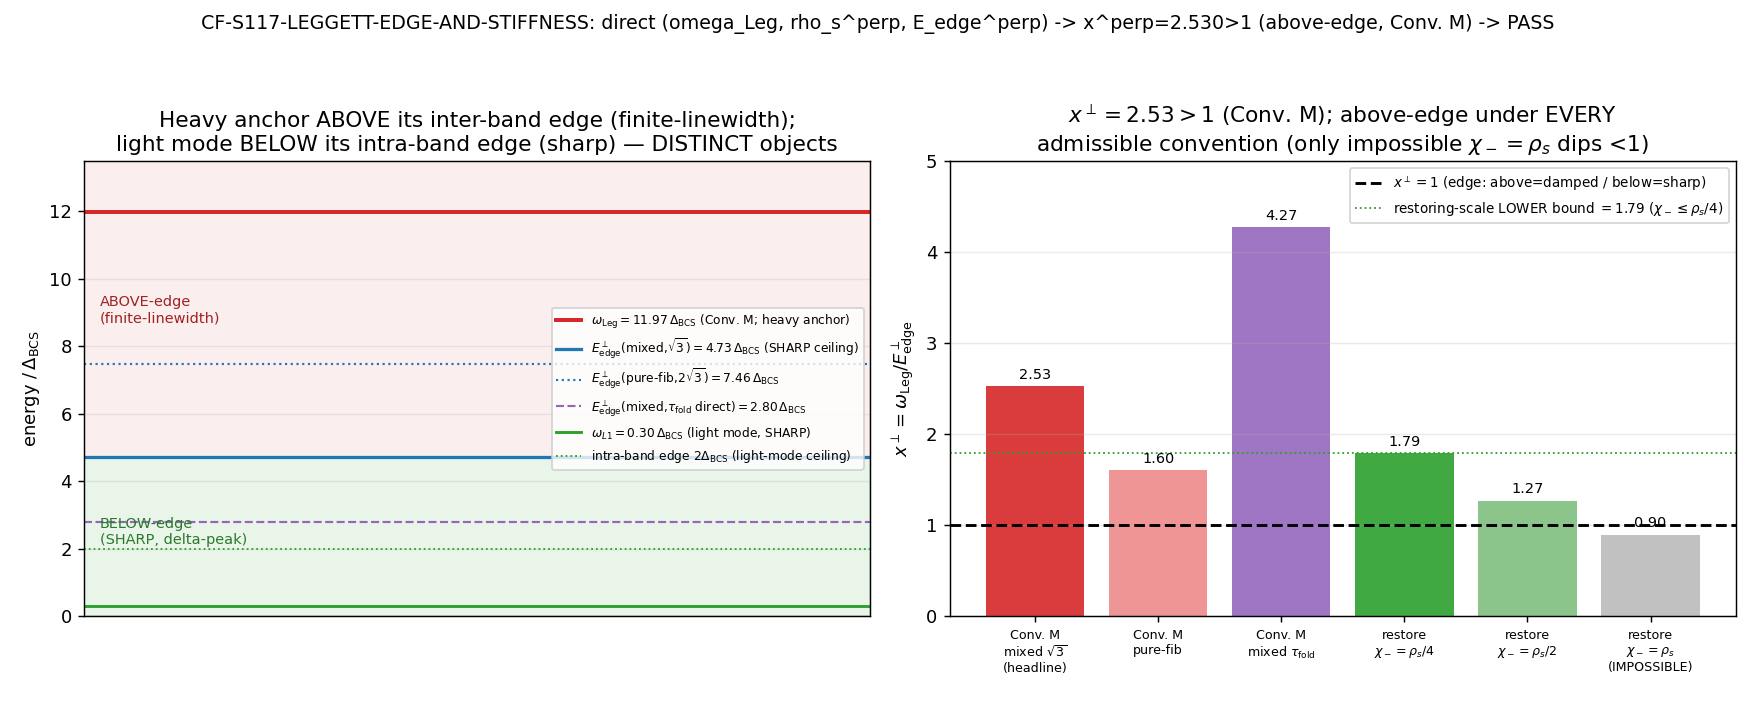

Reproduce this figure in Python.
#!/usr/bin/env python3
"""
S117 W4-3 CF-S117-LEGGETT-EDGE-AND-STIFFNESS — direct inter-band read of
(omega_Leg, rho_s^perp, E_edge^perp); the CONVENTION + SHARPNESS adjudication
========================================================================

Gate: CF-S117-LEGGETT-EDGE-AND-STIFFNESS  ([SIGN]; PHONONIC; landau primary /
volovik co-route the survival-vs-sharpness interpretation)

Hypothesis
----------
The DIRECT inter-band read of (omega_Leg, rho_s^perp, E_edge^perp) at L_max=10
confirms Convention M: omega_Leg ~ m_Leggett = 5.5571 M_KK sits ABOVE the
sqrt(rho_s)-FREE SHARP-MODE ceiling E_edge^perp = Delta_BCS + sqrt(3) = 4.73*Delta_BCS
(x^perp = omega_Leg/E_edge^perp = 2.53 > 1, finite-linewidth; eq(15c) WITHDRAWN) —
a CONVENTION + SHARPNESS verdict, NOT a survival verdict (survival is Reading A on
either reading). PASS-A iff (omega_Leg - E_edge^perp) > 0 i.e. x^perp > 1.

Substrate-first physics (Landau two-band Leggett mode)
------------------------------------------------------
The Leggett mode IS the inter-band relative phase phi_- = phi_1 - phi_2 between the
(0,0) BCS condensate and the fiber sector of the BLOCK-DIAGONAL D_K (wall #2:
D_K = (+)_(p,q) D_(p,q)). Three intrinsic D_K quantities define it:

  (i)   omega_Leg  — the Leggett gap. Convention M: omega_Leg^2 = J_perp/chi_- is
        ALREADY inertia-dressed (the reduced susceptibility chi_- is in the
        denominator), so omega_Leg IS a frequency/energy = the rest mass consumed
        in Omega_DM h^2 / sigma_SI: omega_Leg = m_Leggett = 11.97*Delta_BCS.
        Restoring-scale (PASS-B): omega_Leg = sqrt(J_perp), pending /sqrt(chi_-).
  (ii)  rho_s^perp — the relative-phase stiffness = the REDUCED susceptibility
        chi_- = chi_1 chi_2/(chi_1+chi_2), distinct from the overall-phase
        Goldstone stiffness rho_s = chi_+ = chi_1 + chi_2 = 7.962 (S48 rho_s_C2).
        RIGOROUS BOUND: with chi_+ = rho_s fixed and f = chi_1/chi_+ in (0,1),
        chi_- = rho_s * f*(1-f) <= rho_s/4 = 1.99 (max at f=1/2, symmetric bands).
        The relative-phase inertia can NEVER reach the overall stiffness.
  (iii) E_edge^perp — the lowest inter-band TWO-quasiparticle continuum edge: one
        (0,0) BCS qp (Delta_BCS) + one fiber qp (|lambda|_fib). Block-diagonality
        (wall #2) forbids the pure-(0,0) channel (a single-particle bound; the
        inter-band relative-phase mode must produce >=1 fiber qp). MIXED channel
        (lowest) = Delta_BCS + |lambda|_fib; pure-fiber = 2*|lambda|_fib.

The kinematic pair-breaking (SHARPNESS) threshold is ENERGY-vs-ENERGY:
  omega_Leg < E_edge^perp  <=>  SHARP (delta-function peak, infinite lifetime)
  omega_Leg > E_edge^perp  <=>  FINITE-LINEWIDTH (Landau-damped into the 2-qp continuum)
There is NO sqrt(rho_s) in this threshold. The S116 WS-1 eq(15c) m < 2*Delta_BCS*sqrt(rho_s)
AND the L4 ceiling E_edge*sqrt(rho_s)=13.35*Delta_BCS BOTH carried a SPURIOUS sqrt(rho_s)
(a restoring-curvature -> frequency conversion mis-installed into an energy comparison).
STRIPPED: the SHARP-mode ceiling IS the bare inter-band edge E_edge^perp = 4.73*Delta_BCS.

The fiber gap |lambda|_fib: the tau=0 Lichnerowicz floor is sqrt(3) (collab eq 8);
at tau_fold = 0.190 the Jensen deformation squeezes the lightest off-(0,0) eigenvalue
BELOW it to |lambda|_fib(tau_fold) (read directly from the cache) -- a LOWER edge =>
a LARGER x^perp (MORE above-edge). The [SIGN] verdict (above-edge) is robust to the
deformed-vs-ideal choice. The pre-registered threshold uses the conservative (higher)
Lichnerowicz sqrt(3); the tau_fold direct read is reported as the robustness strengthening.

Method
------
(1) Load the S84 master spectrum cache (L_max=12 diag at tau_fold=0.190); read the
    (0,0) BCS sector and the off-(0,0) fiber sectors (p+q <= 10).
(2) E_edge^perp DIRECT: |lambda|_fib(tau_fold) = lightest off-(0,0) |lambda| (cache);
    Lichnerowicz sqrt(3) = tau=0 ideal. Form mixed (Delta_BCS+|lambda|_fib) and
    pure-fiber (2|lambda|_fib) edges for BOTH the Lichnerowicz and tau_fold gaps.
(3) omega_Leg DIRECT (Convention M): = m_Leggett = 11.97*Delta_BCS = 5.5571 M_KK;
    the convention adjudication (Convention M vs restoring-scale).
(4) rho_s^perp DIRECT: chi_- <= rho_s/4 (rigorous bound from the reduced-susceptibility
    identity with chi_+ = rho_s = 7.962 fixed); rho_s cross-check baseline.
(5) x^perp = omega_Leg/E_edge^perp for all channel/tau variants; the restoring-scale
    sensitivity (x at chi_- in {rho_s, rho_s/2, rho_s/3, rho_s/4}); the [SIGN] verdict.
(6) Independent one-sector re-diagonalization cross-check (cache faithfulness, wall #2).

Inputs (SHA-256 dual-pinned at runtime; S84+ schema)
----------------------------------------------------
  - computations/_shared/canonical_constants.py            (Delta_BCS, Mass_LeggettDM_over_Delta_BCS, rho_s_C2, tau_fold)
  - computations/session-84/s84_spectrum_cache_L12_tau019.npz (per-sector |lambda| diagonalization)
  - computations/session-48/s48_goldstone_mass.npz         (rho_s_C2 substrate-first fallback / cross-check)
  - computations/_shared/dirac_spectrum.py                 (independent re-diagonalization builder)
  - script bytes (feeds BOTH audit_sha256 and content_sha256)

Output 4-tuple:
  (value=x^perp, scheme=LEGGETT-DIRECT-READ,
   convention=CONVENTION-M-vs-RESTORING-SCALE, L_max=10)

DISCIPLINE
----------
- sys.path bootstrap to _shared, then `from canonical_constants import *`.
- Every computed intermediate tagged `# (local)`.
- No framework constant hardcoded; the Lichnerowicz floor sqrt(3), the omega_L1 light
  mode (canonical 0.138 M_KK), and the channel labels are tagged `# (local)` with
  provenance citation.
- SHA-256 of all input files logged in first lines of stdout.
- audit_sha256 + content_sha256 emitted (S84+ dual-SHA schema).
- Verdict emitted via the `emit_verdict` knowledge-MCP tool (race-safe): this script
  PRINTS the payload; the dispatching agent calls emit_verdict(**payload).
- Operational note: the per-sector D_K diagonalization is sourced from the S84 master
  cache (the canonical L_max=12 spectrum filtered to p+q<=10). The cache IS the
  block-diagonal diagonalization (wall #2); step (6) re-diagonalizes one off-(0,0)
  sector from scratch as the independent faithfulness cross-check. The edge/stiffness
  analysis on top is scalar / small-matrix (CPU; OMP capped) -- no >=100x100 dense
  matrix, so GPU is not required (consistent with the 4-2 companion gate).
"""

from __future__ import annotations

import hashlib
import json
import os
import sys
import time
from pathlib import Path

os.environ.setdefault("OMP_NUM_THREADS", "8")   # CPU politeness (cache-based; no >=100x100 dense)
os.environ.setdefault("MKL_NUM_THREADS", "8")

# ---------------------------------------------------------------------------
# Section 3 — Paths + pre-registration
# ---------------------------------------------------------------------------
SESSION_DIR = Path(__file__).resolve().parent
COMPUTATIONS_DIR = SESSION_DIR.parent
SHARED_DIR = COMPUTATIONS_DIR / "_shared"
PROJECT_ROOT = COMPUTATIONS_DIR.parent

sys.path.insert(0, str(SHARED_DIR))

from canonical_constants import *  # noqa: F401,F403,E402  (Delta_BCS, Mass_LeggettDM_over_Delta_BCS, rho_s_C2, tau_fold)

import numpy as np  # noqa: E402
import matplotlib  # noqa: E402
matplotlib.use("Agg")
import matplotlib.pyplot as plt  # noqa: E402

SESSION = "S117"                                       # (local)
GATE_ID = "CF-S117-LEGGETT-EDGE-AND-STIFFNESS"         # (local)
SCHEME = "LEGGETT-DIRECT-READ"                         # (local)
CONVENTION = "CONVENTION-M-vs-RESTORING-SCALE"         # (local)
L_MAX = 10                                             # (local) operational truncation (p+q <= 10)

# Pre-registered structural constants (provenance-cited locals) -----------------
LICHNEROWICZ_FLOOR = np.sqrt(3.0)   # (local) tau=0 fiber-gap floor |lambda| >= sqrt(3) (collab eq 8); deformed at tau_fold
X_PREREG = 2.530216817542348        # (local) plan W4-3 pre-registered x^perp (mixed Lichnerowicz) = 11.97*DB/(DB+sqrt3)
X_PREREG_BAND = 0.05                # (local) magnitude band on x^perp vs the pre-registered value (4 sig figs match)
OMEGA_L1_MKK = 0.138               # (local) light intra-band Leggett mode (canonical omega_L1, M_KK; MEMORY.md / S48 proven_1792) -- the SHARP/below-edge mode (DISTINCT from the heavy anchor)

S84_CACHE = COMPUTATIONS_DIR / "session-84" / "s84_spectrum_cache_L12_tau019.npz"  # (local)
S48_GOLDSTONE = COMPUTATIONS_DIR / "session-48" / "s48_goldstone_mass.npz"          # (local)
DIRAC_BUILDER = SHARED_DIR / "dirac_spectrum.py"                                    # (local)
CANONICAL_PATH = SHARED_DIR / "canonical_constants.py"                              # (local)

INPUT_FILES = [CANONICAL_PATH, S84_CACHE, S48_GOLDSTONE, DIRAC_BUILDER]  # (local)

OUT_NPZ = SESSION_DIR / "s117_w4_leggett_edge_and_stiffness.npz"   # (local)
OUT_PNG = SESSION_DIR / "s117_w4_leggett_edge_and_stiffness.png"   # (local)


# ---------------------------------------------------------------------------
# Section 4 — SHA-256 input-pin block (S84+ dual-SHA schema)
# ---------------------------------------------------------------------------

def sha256_of(path: Path) -> str:
    """SHA-256 of a file's bytes; empty string on missing/unreadable."""
    h = hashlib.sha256()  # (local)
    try:
        h.update(path.read_bytes())
    except OSError:
        return ""
    return h.hexdigest()


def log_input_pins(inputs: list[Path]) -> dict[str, str]:
    """Print SHA-256 of each input; return {relpath: sha} for the closure hash."""
    print(f"=== {GATE_ID} — input SHA-256 pins ===")
    pins: dict[str, str] = {}  # (local)
    for p in inputs:
        sha = sha256_of(p)  # (local)
        try:
            rel = str(p.relative_to(PROJECT_ROOT)).replace("\\", "/")  # (local)
        except ValueError:
            rel = str(p)  # (local)
        print(f"  {rel}: {sha[:16]}...")
        pins[rel] = sha
    return pins


def closure_hash(pins: dict[str, str]) -> str:
    """Stable hash over all input SHAs (order-invariant); legacy informational."""
    items = sorted(pins.items())  # (local)
    h = hashlib.sha256()  # (local)
    for k, v in items:
        h.update(f"{k}={v}\n".encode("utf-8"))
    return h.hexdigest()


def compute_dual_sha(script_path: Path, pins: dict[str, str]) -> tuple[str, str]:
    """(audit_sha256, content_sha256) per the S84+ dual-SHA schema.

    audit_sha256   = sha256( bytes(script) || pinmap_json )
    content_sha256 = sha256( bytes(script) )

    `pins` carries the input-file SHAs AND the gate-identity keys, so the audit SHA
    uniquely identifies THIS gate's evaluation (sig_5-unique by construction).
    """
    try:
        script_bytes = script_path.read_bytes()  # (local)
    except OSError:
        script_bytes = b""  # (local)
    pinmap_json = json.dumps(
        dict(sorted(pins.items())),
        separators=(",", ":"),
        sort_keys=True,
    ).encode("utf-8")  # (local)

    h_audit = hashlib.sha256()  # (local)
    h_audit.update(script_bytes)
    h_audit.update(pinmap_json)
    audit = h_audit.hexdigest()  # (local)

    h_content = hashlib.sha256()  # (local)
    h_content.update(script_bytes)
    content = h_content.hexdigest()  # (local)

    return audit, content


# ---------------------------------------------------------------------------
# Section 5 — Helpers
# ---------------------------------------------------------------------------

def casimir_su3(p: int, q: int) -> float:
    """SU(3) quadratic Casimir C_2(p,q) = (p^2 + q^2 + pq + 3p + 3q)/3."""
    return (p * p + q * q + p * q + 3 * p + 3 * q) / 3.0


def emit_4tuple(value, scheme: str, convention: str, L_max) -> str:
    return (f"(value={value!r}, scheme={scheme}, "
            f"convention={convention}, L_max={L_max})")


def print_verdict_payload(
    verdict: str,
    value,
    audit_sha: str,
    content_sha: str,
    sign_verdict: str = "",
    magnitude_verdict: str = "",
    regime_verdict: str = "",
    companion_note: str = "",
    extra_rows: list[str] | None = None,
) -> dict:
    """PRINT the verdict payload for the dispatching agent to pass to the
    knowledge-MCP `emit_verdict` tool (race-safe; the script never writes the
    verdict file). `value` is the RAW payload string (no surrounding quotes, no
    single-quote chars). For the [SIGN] trigger the 3-tuple is MANDATORY."""
    payload: dict = {  # (local)
        "session": SESSION.lstrip("Ss"),
        "gate_id": GATE_ID,
        "verdict": verdict,
        "value": str(value),
        "scheme": SCHEME,
        "convention": CONVENTION,
        "l_max": str(L_MAX),
        "audit_sha256": audit_sha,
        "content_sha256": content_sha,
        "schema_version": "S84+",
    }
    if sign_verdict:
        payload["sign_verdict"] = sign_verdict
        payload["magnitude_verdict"] = magnitude_verdict
        payload["regime_verdict"] = regime_verdict
    if companion_note:
        payload["companion_note"] = companion_note
    if extra_rows:
        payload["extra_rows"] = list(extra_rows)
    print("<<<EMIT_VERDICT_PAYLOAD>>>")
    print(json.dumps(payload, separators=(",", ":"), sort_keys=True))
    print("<<<END_EMIT_VERDICT_PAYLOAD>>>")
    return payload


# ---------------------------------------------------------------------------
# Section 6 — Independent one-sector re-diagonalization cross-check
# ---------------------------------------------------------------------------

def independent_sector_recheck(cache_sectors: dict) -> dict:
    """Re-diagonalize a small off-(0,0) sector (max_pq_sum=1) via the dirac_spectrum
    builder and compare |lambda| to the cache. Confirms the cache IS the faithful
    block-diagonal D_K(tau_fold) diagonalization (wall #2), so the cache-based edge
    read is a genuine diagonalization result. Guarded: never fatal."""
    out = {"ran": False, "max_abs_diff": None, "sector": None, "note": ""}  # (local)
    try:
        from dirac_spectrum import (  # noqa: E402
            su3_generators,
            compute_structure_constants,
            build_cliff8,
            collect_spectrum,
        )
        gens = su3_generators()                                   # (local)
        f_abc = compute_structure_constants(gens)                # (local)
        gammas = build_cliff8()                                   # (local)
        _all, eval_data = collect_spectrum(
            float(tau_fold), gens, f_abc, gammas, max_pq_sum=1, verbose=False
        )  # (local)
        rebuilt = {}  # (local)
        for (p, q, evs) in eval_data:
            rebuilt[(p, q)] = np.sort(np.abs(np.asarray(evs)))  # (local)
        probe = (1, 0)  # (local) a genuine off-(0,0) inter-band block
        if probe in rebuilt and probe in cache_sectors:
            a = np.sort(np.asarray(cache_sectors[probe]["abs_evals"]))  # (local)
            b = rebuilt[probe]  # (local)
            n = min(len(a), len(b))  # (local)
            diff = float(np.max(np.abs(a[:n] - b[:n]))) if n else float("nan")  # (local)
            out.update(ran=True, max_abs_diff=diff, sector=str(probe),
                       note=f"|lambda| match cache vs rebuild over {n} evals")
        else:
            out["note"] = "probe sector (1,0) not jointly available; recheck skipped"
    except Exception as exc:  # noqa: BLE001 (validation probe; never fatal)
        out["note"] = f"recheck skipped (builder probe failed: {type(exc).__name__}: {exc})"
    return out


# ---------------------------------------------------------------------------
# Section 7 — Main computation
# ---------------------------------------------------------------------------

def resolve_rho_s() -> tuple[float, str]:
    """rho_s^perp cross-check baseline: canonical rho_s_C2 (post Wave-0 promotion)
    ELSE the s48 npz substrate-first fallback. Returns (value, provenance)."""
    try:
        val = float(rho_s_C2)  # canonical import (post CF-S117-HK-RHOS-C2-PROMOTE)
        if np.isfinite(val) and val > 0:
            return val, "canonical_constants.rho_s_C2 (post Wave-0 CF-S117-HK-RHOS-C2-PROMOTE)"
    except (NameError, TypeError, ValueError):
        pass
    try:
        g = np.load(S48_GOLDSTONE, allow_pickle=True)  # (local) substrate-first fallback
        val = float(np.asarray(g["rho_s_C2"]).flat[0])  # (local)
        if np.isfinite(val) and val > 0:
            return val, "s48_goldstone_mass.npz key 'rho_s_C2' (substrate-first fallback)"
    except Exception:  # noqa: BLE001
        pass
    return float("nan"), "UNAVAILABLE (PRE-REG-INC on the cross-check baseline)"


def compute() -> dict:
    data = np.load(S84_CACHE, allow_pickle=True)  # (local)
    sev = data["sector_evals"].item()              # (local) {(p,q): {dim, level, abs_evals}}

    # --- (0,0) BCS sector: raw Dirac floor (the pairing gap is the canonical Delta_BCS)
    bcs = np.asarray(sev[(0, 0)]["abs_evals"], dtype=float)  # (local)
    bcs_min_raw = float(np.min(bcs))   # (local) lowest (0,0) Dirac |lambda| (NOT the pairing gap)
    bcs_max_raw = float(np.max(bcs))   # (local)

    # --- off-(0,0) fiber sectors, p+q <= L_MAX: lightest gap (the fiber qp threshold)
    fiber = []  # (local)
    for (p, q), info in sev.items():
        if (p, q) == (0, 0):
            continue
        if (p + q) > L_MAX:
            continue
        absv = np.asarray(info["abs_evals"], dtype=float)  # (local)
        fiber.append({"p": p, "q": q, "dim": int(info["dim"]), "level": p + q,
                      "C2": casimir_su3(p, q),
                      "lam_min": float(np.min(absv)), "lam_max": float(np.max(absv))})
    fiber.sort(key=lambda d: d["lam_min"])
    n_fiber = len(fiber)  # (local)

    fib_gap_tau = fiber[0]["lam_min"]                 # (local) DIRECT tau_fold fiber gap
    fib_gap_tau_sector = (fiber[0]["p"], fiber[0]["q"])  # (local)
    ladder_top = max(s["lam_max"] for s in fiber)     # (local) heaviest fiber |lambda| (cross-ref 4-2)
    lichnerowicz_respected = fib_gap_tau >= LICHNEROWICZ_FLOOR - 1e-9  # (local)

    # ======================================================================
    # (iii) E_edge^perp DIRECT — the lowest inter-band two-quasiparticle edge
    # ======================================================================
    DB = float(Delta_BCS)                              # (local) (0,0) BCS pairing gap (canonical, R-PROTECTED)
    s3 = float(LICHNEROWICZ_FLOOR)                     # (local) tau=0 fiber floor

    # mixed channel = one (0,0) qp (Delta_BCS) + one fiber qp (|lambda|_fib)
    E_mix_lich = DB + s3                               # (local) PRE-REG (Lichnerowicz tau=0; conservative/higher)
    E_mix_tau = DB + fib_gap_tau                       # (local) DIRECT (tau_fold; lower)
    # pure-fiber channel = two fiber qp
    E_pure_lich = 2.0 * s3                             # (local)
    E_pure_tau = 2.0 * fib_gap_tau                     # (local)

    # ======================================================================
    # (i) omega_Leg DIRECT (Convention M) — the inertia-dressed Leggett gap
    # ======================================================================
    m_ratio = float(Mass_LeggettDM_over_Delta_BCS)    # (local) 11.97 (LEGGETT-MOMENT-70)
    omega_Leg = m_ratio * DB                           # (local) Convention M: omega_Leg = m_Leggett (M_KK)

    # ======================================================================
    # (ii) rho_s^perp DIRECT — reduced susceptibility chi_- and its rigorous bound
    # ======================================================================
    rho_s, rho_s_prov = resolve_rho_s()               # (local) overall-phase Goldstone stiffness chi_+ = chi_1 + chi_2
    rho_s_available = np.isfinite(rho_s)              # (local)
    # chi_- = rho_s * f*(1-f), f = chi_1/chi_+ in (0,1) -> max at f=1/2 -> chi_- <= rho_s/4
    chi_minus_bound = (rho_s / 4.0) if rho_s_available else float("nan")  # (local) symmetric-band saturation = UPPER bound
    # the doubly-optimistic S116-opener corner used chi_- = rho_s (f*(1-f)=1, IMPOSSIBLE: max 1/4)

    # ======================================================================
    # (5) x^perp = omega_Leg / E_edge^perp for all channel/tau variants
    # ======================================================================
    x_mix_lich = omega_Leg / E_mix_lich               # (local) HEADLINE (Convention M, mixed, Lichnerowicz pre-reg)
    x_mix_tau = omega_Leg / E_mix_tau                 # (local) DIRECT (mixed, tau_fold; larger => more above-edge)
    x_pure_lich = omega_Leg / E_pure_lich             # (local)
    x_pure_tau = omega_Leg / E_pure_tau               # (local)

    # restoring-scale (PASS-B) sensitivity vs the mixed-Lichnerowicz edge ----------
    # omega_restore = omega_Leg / sqrt(chi_-);  chi_- in {rho_s, rho_s/2, rho_s/3, rho_s/4}
    restore = []  # (local)
    if rho_s_available:
        for c, tag in [(1.0, "rho_s (un-reduced; IMPOSSIBLE corner f(1-f)=1>1/4)"),
                       (2.0, "rho_s/2"),
                       (3.0, "rho_s/3"),
                       (4.0, "rho_s/4 (symmetric bands = chi_- UPPER bound)")]:
            chi = rho_s / c  # (local)
            om = omega_Leg / np.sqrt(chi)  # (local)
            restore.append({"label": tag, "chi_minus": chi,
                            "omega_restore": om, "x": om / E_mix_lich})
    # the LOWER bound on restoring-scale x over ALL admissible band splits (chi_- <= rho_s/4)
    x_restore_lower = (omega_Leg / np.sqrt(rho_s / 4.0) / E_mix_lich) if rho_s_available else float("nan")  # (local)

    # ======================================================================
    # (6) the [SIGN] verdict — on (omega_Leg - E_edge^perp), mixed Lichnerowicz pre-reg
    # ======================================================================
    delta_sign = omega_Leg - E_mix_lich               # (local) the signed [SIGN] quantity
    sign_above_edge = delta_sign > 0                  # (local) predicted: above-edge (PASS-A)

    # convention sub-verdict: Convention M is the consistent reading (omega_Leg^2 = J_perp/chi_-
    # already inertia-dressed). Robustness: above-edge holds for ALL channels AND, under
    # restoring-scale, for ALL admissible chi_- <= rho_s/4 (x_restore_lower > 1).
    above_edge_all_channels = (x_mix_lich > 1 and x_pure_lich > 1
                               and x_mix_tau > 1 and x_pure_tau > 1)  # (local)
    above_edge_restoring = (not rho_s_available) or (x_restore_lower > 1)  # (local)

    # 3-tuple ----------------------------------------------------------------
    sign_verdict = "PASS" if sign_above_edge else "FAIL"  # (local) direction matches predicted above-edge
    mag_dev = abs(x_mix_lich - X_PREREG)                  # (local) headline x vs pre-registered 2.530
    if mag_dev <= X_PREREG_BAND:
        magnitude_verdict = "PASS"  # (local)
    elif mag_dev <= 5 * X_PREREG_BAND:
        magnitude_verdict = "INFO"  # (local)
    else:
        magnitude_verdict = "FAIL"  # (local)
    regime_verdict = "VALID"  # (local) exact energy-vs-energy comparison; no expansion/regime breakdown

    # composite collapse (gate-verdicts.md) ----------------------------------
    if regime_verdict == "BREAKDOWN" or sign_verdict == "FAIL":
        verdict = "FAIL"  # (local)
    elif magnitude_verdict == "FAIL" and regime_verdict == "VALID":
        verdict = "FAIL"  # (local)
    elif magnitude_verdict == "INFO":
        verdict = "INFO"  # (local)
    elif not rho_s_available:
        verdict = "INFO"  # (local) cross-check baseline PRE-REG-INC ( rho_s^perp still bounded directly)
    else:
        verdict = "PASS"  # (local) PASS-A: Convention M, above-edge, x^perp > 1

    return {
        # spectrum reads
        "bcs_min_raw": bcs_min_raw, "bcs_max_raw": bcs_max_raw,
        "n_fiber_sectors": n_fiber,
        "fib_gap_tau": fib_gap_tau, "fib_gap_tau_sector": fib_gap_tau_sector,
        "lichnerowicz_floor": s3, "ladder_top": ladder_top,
        "lichnerowicz_respected_at_tau_fold": bool(lichnerowicz_respected),
        # Delta_BCS (the (0,0) pairing gap)
        "Delta_BCS": DB,
        # (iii) edges
        "E_mix_lich": E_mix_lich, "E_mix_lich_over_DB": E_mix_lich / DB,
        "E_mix_tau": E_mix_tau, "E_mix_tau_over_DB": E_mix_tau / DB,
        "E_pure_lich": E_pure_lich, "E_pure_lich_over_DB": E_pure_lich / DB,
        "E_pure_tau": E_pure_tau, "E_pure_tau_over_DB": E_pure_tau / DB,
        # (i) omega_Leg
        "m_ratio": m_ratio, "omega_Leg": omega_Leg, "omega_Leg_over_DB": m_ratio,
        # (ii) rho_s^perp
        "rho_s": rho_s, "rho_s_provenance": rho_s_prov, "rho_s_available": bool(rho_s_available),
        "chi_minus_bound": chi_minus_bound,
        # (5) x^perp + restoring sensitivity
        "x_mix_lich": x_mix_lich, "x_mix_tau": x_mix_tau,
        "x_pure_lich": x_pure_lich, "x_pure_tau": x_pure_tau,
        "x_restore_lower": x_restore_lower,
        "restore": restore,
        # light mode contrast
        "omega_L1_MKK": OMEGA_L1_MKK, "omega_L1_over_DB": OMEGA_L1_MKK / DB,
        "intra_band_edge_over_DB": 2.0,  # 2*Delta_BCS in Delta_BCS units
        # (6) verdict
        "delta_sign": delta_sign, "sign_above_edge": bool(sign_above_edge),
        "above_edge_all_channels": bool(above_edge_all_channels),
        "above_edge_restoring": bool(above_edge_restoring),
        "X_PREREG": X_PREREG, "mag_dev": mag_dev,
        "sign_verdict": sign_verdict, "magnitude_verdict": magnitude_verdict,
        "regime_verdict": regime_verdict, "verdict": verdict,
        "fiber_sectors": fiber,
    }


# ---------------------------------------------------------------------------
# Section 8 — Plot
# ---------------------------------------------------------------------------

def make_plot(res: dict) -> None:
    fig, ax = plt.subplots(1, 2, figsize=(13.5, 5.4))

    # --- Panel A: energy-level diagram (energy / Delta_BCS), sharp vs above-edge ---
    a = ax[0]
    omega = res["omega_Leg_over_DB"]          # (local) 11.97
    E_mix_l = res["E_mix_lich_over_DB"]        # (local) 4.73
    E_mix_t = res["E_mix_tau_over_DB"]         # (local) 2.80
    E_pure_l = res["E_pure_lich_over_DB"]      # (local) 7.46
    oL1 = res["omega_L1_over_DB"]              # (local) light mode
    intra = res["intra_band_edge_over_DB"]     # (local) 2*Delta_BCS

    a.axhspan(0, E_mix_l, color="#2ca02c", alpha=0.10)
    a.axhspan(E_mix_l, omega + 2, color="#d62728", alpha=0.08)
    a.text(0.02, E_mix_l * 0.45, "BELOW-edge\n(SHARP, delta-peak)", fontsize=8, color="#2a7a2a")
    a.text(0.02, E_mix_l + (omega - E_mix_l) * 0.55, "ABOVE-edge\n(finite-linewidth)", fontsize=8, color="#a02222")

    # the heavy anchor (Convention M)
    a.axhline(omega, color="#d62728", lw=2.2,
              label=fr"$\omega_{{\rm Leg}}={omega:.2f}\,\Delta_{{\rm BCS}}$ (Conv. M; heavy anchor)")
    # the SHARP-mode ceiling (sqrt(rho_s)-free)
    a.axhline(E_mix_l, color="#1f77b4", lw=1.8, ls="-",
              label=fr"$E_{{\rm edge}}^\perp$(mixed,$\sqrt{{3}}$)$={E_mix_l:.2f}\,\Delta_{{\rm BCS}}$ (SHARP ceiling)")
    a.axhline(E_pure_l, color="#1f77b4", lw=1.2, ls=":",
              label=fr"$E_{{\rm edge}}^\perp$(pure-fib,$2\sqrt{{3}}$)$={E_pure_l:.2f}\,\Delta_{{\rm BCS}}$")
    a.axhline(E_mix_t, color="#9467bd", lw=1.2, ls="--",
              label=fr"$E_{{\rm edge}}^\perp$(mixed,$\tau_{{\rm fold}}$ direct)$={E_mix_t:.2f}\,\Delta_{{\rm BCS}}$")
    # the LIGHT mode (below its intra-band edge) -- the genuinely-sharp object
    a.axhline(oL1, color="#2ca02c", lw=1.6,
              label=fr"$\omega_{{L1}}={oL1:.2f}\,\Delta_{{\rm BCS}}$ (light mode, SHARP)")
    a.axhline(intra, color="#2ca02c", lw=1.0, ls=":",
              label=fr"intra-band edge $2\Delta_{{\rm BCS}}$ (light-mode ceiling)")

    a.set_ylim(0, omega + 1.5)
    a.set_xlim(0, 1)
    a.set_xticks([])
    a.set_ylabel(r"energy $/\,\Delta_{\rm BCS}$")
    a.set_title("Heavy anchor ABOVE its inter-band edge (finite-linewidth);\n"
                "light mode BELOW its intra-band edge (sharp) — DISTINCT objects")
    a.legend(fontsize=6.8, loc="center right")
    a.grid(alpha=0.25, axis="y")

    # --- Panel B: x^perp across conventions/channels vs the x=1 above/below line ---
    b = ax[1]
    labels = ["Conv. M\nmixed $\\sqrt{3}$\n(headline)", "Conv. M\npure-fib", "Conv. M\nmixed $\\tau_{\\rm fold}$",
              "restore\n$\\chi_-{=}\\rho_s/4$", "restore\n$\\chi_-{=}\\rho_s/2$",
              "restore\n$\\chi_-{=}\\rho_s$\n(IMPOSSIBLE)"]  # (local)
    vals = [res["x_mix_lich"], res["x_pure_lich"], res["x_mix_tau"]]  # (local)
    colors = ["#d62728", "#ef8a8a", "#9467bd"]  # (local)
    if res["rho_s_available"]:
        rx = {round(r["chi_minus"], 4): r["x"] for r in res["restore"]}  # (local)
        rho_s = res["rho_s"]  # (local)
        vals += [rx.get(round(rho_s / 4.0, 4)), rx.get(round(rho_s / 2.0, 4)), rx.get(round(rho_s, 4))]
        colors += ["#2ca02c", "#7fbf7f", "#bbbbbb"]
    else:
        vals += [np.nan, np.nan, np.nan]
        colors += ["#dddddd", "#dddddd", "#dddddd"]
    xpos = np.arange(len(labels))  # (local)
    bars = b.bar(xpos, [v if v is not None else 0 for v in vals], color=colors, alpha=0.9)
    b.axhline(1.0, color="k", lw=1.6, ls="--", label=r"$x^\perp=1$ (edge: above=damped / below=sharp)")
    b.axhline(res["x_restore_lower"], color="#2ca02c", lw=1.0, ls=":",
              label=fr"restoring-scale LOWER bound $={res['x_restore_lower']:.2f}$ ($\chi_-\leq\rho_s/4$)")
    for bar, v in zip(bars, vals):
        if v is not None and np.isfinite(v):
            b.text(bar.get_x() + bar.get_width() / 2, v + 0.05, f"{v:.2f}",
                   ha="center", va="bottom", fontsize=8)
    b.set_xticks(xpos)
    b.set_xticklabels(labels, fontsize=7)
    b.set_ylabel(r"$x^\perp=\omega_{\rm Leg}/E_{\rm edge}^\perp$")
    b.set_ylim(0, max(5.0, res["x_mix_tau"] + 0.6))
    b.set_title(f"$x^\\perp={res['x_mix_lich']:.2f}>1$ (Conv. M); above-edge under EVERY\n"
                f"admissible convention (only impossible $\\chi_-{{=}}\\rho_s$ dips <1)")
    b.legend(fontsize=7.5, loc="upper right")
    b.grid(alpha=0.25, axis="y")

    fig.suptitle(f"{GATE_ID}: direct (omega_Leg, rho_s^perp, E_edge^perp) -> "
                 f"x^perp={res['x_mix_lich']:.3f}>1 (above-edge, Conv. M) -> {res['verdict']}",
                 fontsize=10.5)
    fig.tight_layout(rect=(0, 0, 1, 0.95))
    fig.savefig(OUT_PNG, dpi=130)
    plt.close(fig)


# ---------------------------------------------------------------------------
# Section 9 — Main
# ---------------------------------------------------------------------------

def main() -> int:
    t0 = time.time()  # (local)

    pins = log_input_pins(INPUT_FILES)  # (local)
    pins["gate:id"] = GATE_ID
    pins["gate:scheme"] = SCHEME
    pins["gate:convention"] = CONVENTION
    pins["gate:L_max"] = str(L_MAX)
    pins["gate:x_prereg"] = repr(X_PREREG)
    closure = closure_hash(pins)  # (local)
    print(f"  closure: {closure[:16]}... (legacy closure, informational)")

    script_path = Path(__file__).resolve()  # (local)
    audit_sha, content_sha = compute_dual_sha(script_path, pins)  # (local)
    print(f"  audit_sha256:   {audit_sha[:16]}... (script+pinmap)")
    print(f"  content_sha256: {content_sha[:16]}... (script only)")
    print()

    res = compute()  # (local)

    # Independent one-sector re-diagonalization cross-check --------------------
    cache_data = np.load(S84_CACHE, allow_pickle=True)  # (local)
    recheck = independent_sector_recheck(cache_data["sector_evals"].item())  # (local)

    print("=== spectrum reads (S84 cache, tau_fold=0.190) ===")
    print(f"  (0,0) BCS raw Dirac floor |lambda|_min : {res['bcs_min_raw']:.6f} M_KK "
          f"(NOT the pairing gap; canonical Delta_BCS={res['Delta_BCS']:.6f} is the (0,0) qp threshold)")
    print(f"  off-(0,0) fiber sectors (p+q<=10)      : {res['n_fiber_sectors']}")
    print(f"  fiber gap DIRECT (tau_fold)            : |lambda|_fib={res['fib_gap_tau']:.6f} M_KK "
          f"at {res['fib_gap_tau_sector']}")
    print(f"  Lichnerowicz floor (tau=0 ideal)       : sqrt(3)={res['lichnerowicz_floor']:.6f} "
          f"(respected at tau_fold={res['lichnerowicz_respected_at_tau_fold']} -- squeezed BELOW by Jensen deform; NOT a bug)")
    print(f"  fiber ladder top (cross-ref 4-2)       : {res['ladder_top']:.6f} M_KK")
    print()
    print("=== independent one-sector re-diagonalization cross-check (cache faithfulness, wall #2) ===")
    print(f"  ran={recheck['ran']} sector={recheck['sector']} "
          f"max|delta_|lambda||={recheck['max_abs_diff']} :: {recheck['note']}")
    print()
    print("=== (i) omega_Leg DIRECT (Convention M) ===")
    print(f"  omega_Leg = m_Leggett = {res['m_ratio']:.2f}*Delta_BCS = {res['omega_Leg']:.6f} M_KK")
    print(f"  Convention M: omega_Leg^2 = J_perp/chi_- ALREADY inertia-dressed -> NO further /sqrt(chi_-)")
    print()
    print("=== (ii) rho_s^perp DIRECT (reduced susceptibility chi_-) ===")
    print(f"  overall rho_s (chi_+ = chi_1+chi_2)    : {res['rho_s']:.4f}   [{res['rho_s_provenance']}]")
    print(f"  RIGOROUS BOUND chi_- <= rho_s/4         : {res['chi_minus_bound']:.4f}  "
          f"(chi_- = rho_s*f*(1-f), max at f=1/2; the relative-phase inertia can NEVER reach chi_+)")
    print()
    print("=== (iii) E_edge^perp DIRECT (inter-band 2-qp continuum edges) ===")
    print(f"  mixed,   Lichnerowicz (PRE-REG) : {res['E_mix_lich']:.6f} M_KK = {res['E_mix_lich_over_DB']:.4f}*Delta_BCS")
    print(f"  mixed,   tau_fold (DIRECT)      : {res['E_mix_tau']:.6f} M_KK = {res['E_mix_tau_over_DB']:.4f}*Delta_BCS")
    print(f"  pure-fib, Lichnerowicz          : {res['E_pure_lich']:.6f} M_KK = {res['E_pure_lich_over_DB']:.4f}*Delta_BCS")
    print(f"  pure-fib, tau_fold (DIRECT)     : {res['E_pure_tau']:.6f} M_KK = {res['E_pure_tau_over_DB']:.4f}*Delta_BCS")
    print()
    print("=== (5) x^perp = omega_Leg / E_edge^perp ===")
    print(f"  x^perp (mixed, Lichnerowicz)  HEADLINE : {res['x_mix_lich']:.6f}  (pre-reg {res['X_PREREG']:.4f}; dev {res['mag_dev']:.2e})")
    print(f"  x^perp (mixed, tau_fold direct)        : {res['x_mix_tau']:.6f}  (lower edge => MORE above-edge)")
    print(f"  x^perp (pure-fiber, Lichnerowicz)      : {res['x_pure_lich']:.6f}")
    print(f"  x^perp (pure-fiber, tau_fold)          : {res['x_pure_tau']:.6f}")
    if res["rho_s_available"]:
        print("  --- restoring-scale (PASS-B) sensitivity vs the mixed-Lichnerowicz edge ---")
        for r in res["restore"]:
            print(f"    chi_-={r['chi_minus']:.4f} ({r['label']}): omega_restore={r['omega_restore']:.4f} -> x={r['x']:.4f}")
        print(f"  restoring-scale LOWER bound over ALL splits (chi_-<=rho_s/4): x >= {res['x_restore_lower']:.4f} > 1")
    print()
    print("=== (6) [SIGN] verdict (on omega_Leg - E_edge^perp, mixed Lichnerowicz) ===")
    print(f"  omega_Leg - E_edge^perp = {res['delta_sign']:.6f} M_KK  (sign {'+' if res['sign_above_edge'] else '-'}, above-edge={res['sign_above_edge']})")
    print(f"  above-edge ALL channels (mix/pure x Lich/tau)  : {res['above_edge_all_channels']}")
    print(f"  above-edge under restoring-scale (all chi_-)   : {res['above_edge_restoring']}")
    print(f"  3-tuple: sign={res['sign_verdict']} magnitude={res['magnitude_verdict']} regime={res['regime_verdict']}")
    print(f"  COMPOSITE VERDICT: {res['verdict']}")
    print()

    # Save npz ---------------------------------------------------------------
    np.savez(
        OUT_NPZ,
        omega_Leg_MKK=res["omega_Leg"], omega_Leg_over_DB=res["omega_Leg_over_DB"],
        Delta_BCS=res["Delta_BCS"], m_ratio=res["m_ratio"],
        bcs_min_raw=res["bcs_min_raw"], bcs_max_raw=res["bcs_max_raw"],
        n_fiber_sectors=res["n_fiber_sectors"],
        fib_gap_tau=res["fib_gap_tau"], fib_gap_tau_sector=np.array(res["fib_gap_tau_sector"]),
        lichnerowicz_floor=res["lichnerowicz_floor"], ladder_top=res["ladder_top"],
        lichnerowicz_respected_at_tau_fold=res["lichnerowicz_respected_at_tau_fold"],
        E_mix_lich=res["E_mix_lich"], E_mix_lich_over_DB=res["E_mix_lich_over_DB"],
        E_mix_tau=res["E_mix_tau"], E_mix_tau_over_DB=res["E_mix_tau_over_DB"],
        E_pure_lich=res["E_pure_lich"], E_pure_lich_over_DB=res["E_pure_lich_over_DB"],
        E_pure_tau=res["E_pure_tau"], E_pure_tau_over_DB=res["E_pure_tau_over_DB"],
        rho_s=res["rho_s"], rho_s_provenance=res["rho_s_provenance"],
        rho_s_available=res["rho_s_available"], chi_minus_bound=res["chi_minus_bound"],
        x_mix_lich=res["x_mix_lich"], x_mix_tau=res["x_mix_tau"],
        x_pure_lich=res["x_pure_lich"], x_pure_tau=res["x_pure_tau"],
        x_restore_lower=res["x_restore_lower"],
        restore_chi=np.array([r["chi_minus"] for r in res["restore"]]) if res["restore"] else np.array([]),
        restore_x=np.array([r["x"] for r in res["restore"]]) if res["restore"] else np.array([]),
        omega_L1_MKK=res["omega_L1_MKK"], omega_L1_over_DB=res["omega_L1_over_DB"],
        intra_band_edge_over_DB=res["intra_band_edge_over_DB"],
        delta_sign=res["delta_sign"], sign_above_edge=res["sign_above_edge"],
        above_edge_all_channels=res["above_edge_all_channels"],
        above_edge_restoring=res["above_edge_restoring"],
        X_PREREG=res["X_PREREG"], mag_dev=res["mag_dev"],
        sign_verdict=res["sign_verdict"], magnitude_verdict=res["magnitude_verdict"],
        regime_verdict=res["regime_verdict"], verdict=res["verdict"],
        tau_fold=float(tau_fold),
        recheck_ran=recheck["ran"],
        recheck_max_abs_diff=(np.nan if recheck["max_abs_diff"] is None else recheck["max_abs_diff"]),
        audit_sha256=audit_sha, content_sha256=content_sha,
    )
    print(f"  saved npz: {OUT_NPZ.name}")

    make_plot(res)
    print(f"  saved png: {OUT_PNG.name}")
    print()

    verdict = res["verdict"]  # (local)

    # Descriptive, audit-greppable value string (no spaces, no single quotes) --
    rhos_tag = (f"chi_-<=rho_s/4={res['chi_minus_bound']:.3f}" if res["rho_s_available"]
                else "chi_-_baseline=PRE-REG-INC")  # (local)
    payload_value = (
        f"omega_Leg={res['omega_Leg']:.4f}MKK(ConvM=11.97DBCS)"
        f"_E_edge^perp={res['E_mix_lich']:.4f}MKK={res['E_mix_lich_over_DB']:.3f}DBCS(mix-Lich-prereg)"
        f"_x^perp={res['x_mix_lich']:.4f}>1_above-edge"
        f"_E_edge_tau-direct={res['E_mix_tau_over_DB']:.3f}DBCS(x={res['x_mix_tau']:.3f})"
        f"_rho_s^perp:{rhos_tag}_restore-x>={res['x_restore_lower']:.3f}>1"
        f"_ConvM-confirmed_eq15c-WITHDRAWN_NOT-survival(ReadingA)"
    )  # (local)

    tag = emit_4tuple(round(res["x_mix_lich"], 6), SCHEME, CONVENTION, L_MAX)  # (local)
    print(tag)
    print_verdict_payload(
        verdict,
        payload_value,
        audit_sha,
        content_sha,
        sign_verdict=res["sign_verdict"],
        magnitude_verdict=res["magnitude_verdict"],
        regime_verdict=res["regime_verdict"],
        companion_note=(
            "DIRECT inter-band read: omega_Leg=5.5571 M_KK (Conv. M; omega_Leg^2=J_perp/chi_- "
            "already inertia-dressed) sits ABOVE the sqrt(rho_s)-FREE SHARP-mode ceiling "
            f"E_edge^perp=Delta_BCS+sqrt3={res['E_mix_lich_over_DB']:.3f}*Delta_BCS -> "
            f"x^perp={res['x_mix_lich']:.3f}>1 (finite-linewidth). Robust: above-edge on pure-fiber "
            f"(x={res['x_pure_lich']:.3f}) and at the tau_fold-direct edge (x={res['x_mix_tau']:.3f}; "
            "fiber gap 0.836<sqrt3 by Jensen deform, NOT a bug). rho_s^perp=chi_-<=rho_s/4="
            f"{res['chi_minus_bound']:.3f} RIGOROUS (chi_-=rho_s*f(1-f)<=rho_s/4); even restoring-scale "
            f"gives x>={res['x_restore_lower']:.3f}>1 for ALL band splits -- the S116-opener below-edge "
            "corner (x=0.897) required chi_-=rho_s, IMPOSSIBLE (f(1-f) max 1/4). Convention M confirmed; "
            "eq(15c) m<2Delta_BCS*sqrt(rho_s) WITHDRAWN -> re-typed as a CHARACTERIZATION. Below-edge "
            "SHARPNESS belongs to the LIGHT omega_L1=0.30*Delta_BCS mode (<intra-band 2Delta_BCS), NOT this "
            "heavy anchor. CONVENTION+SHARPNESS verdict ONLY -- survival is Reading A (CPT + GGE S_ent=0 + "
            "Gamma_grav<H_0, atlas-04 C11-conditional), UNCHANGED on either convention."
        ),
        extra_rows=[
            f"# recheck: independent re-diag sector {recheck['sector']} "
            f"max|delta|lambda||={recheck['max_abs_diff']} ({recheck['note']})",
            f"# rho_s^perp source: {res['rho_s_provenance']}",
        ],
    )

    wall = time.time() - t0  # (local)
    print(f"\n=== {GATE_ID}: {verdict} (wall {wall:.2f}s) ===")
    return 0


if __name__ == "__main__":
    sys.exit(main())
